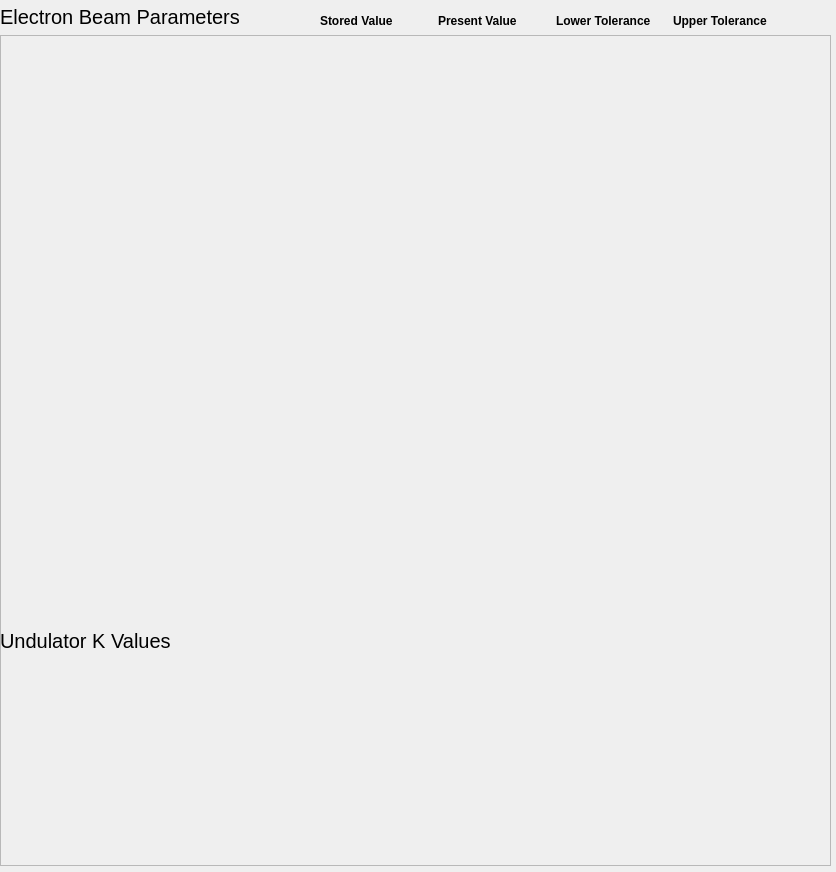
<?xml version="1.0" encoding="UTF-8"?>
<ui version="4.0">
 <class>Form</class>
 <widget class="QWidget" name="Form">
  <property name="geometry">
   <rect>
    <x>0</x>
    <y>0</y>
    <width>836</width>
    <height>872</height>
   </rect>
  </property>
  <property name="windowTitle">
   <string>Form</string>
  </property>
  <widget class="QFrame" name="frame">
   <property name="geometry">
    <rect>
     <x>0</x>
     <y>35</y>
     <width>831</width>
     <height>831</height>
    </rect>
   </property>
   <property name="frameShape">
    <enum>QFrame::StyledPanel</enum>
   </property>
   <property name="frameShadow">
    <enum>QFrame::Raised</enum>
   </property>
   <widget class="PyDMDrawingRectangle" name="PyDMDrawingRectangle_1">
    <property name="geometry">
     <rect>
      <x>0</x>
      <y>-1</y>
      <width>831</width>
      <height>590</height>
     </rect>
    </property>
    <property name="alarmSensitiveContent" stdset="0">
     <bool>false</bool>
    </property>
    <property name="alarmSensitiveBorder" stdset="0">
     <bool>false</bool>
    </property>
    <property name="brush" stdset="0">
     <brush brushstyle="SolidPattern">
      <color alpha="255">
       <red>244</red>
       <green>218</green>
       <blue>168</blue>
      </color>
     </brush>
    </property>
    <property name="penStyle" stdset="0">
     <enum>Qt::SolidLine</enum>
    </property>
    <property name="penColor" stdset="0">
     <color>
      <red>90</red>
      <green>90</green>
      <blue>90</blue>
     </color>
    </property>
    <property name="penWidth" stdset="0">
     <double>2.000000000000000</double>
    </property>
   </widget>
   <widget class="QLabel" name="label_9">
    <property name="geometry">
     <rect>
      <x>0</x>
      <y>590</y>
      <width>391</width>
      <height>31</height>
     </rect>
    </property>
    <property name="font">
     <font>
      <pointsize>15</pointsize>
     </font>
    </property>
    <property name="autoFillBackground">
     <bool>false</bool>
    </property>
    <property name="styleSheet">
     <string notr="true">background:transparent
bold</string>
    </property>
    <property name="frameShadow">
     <enum>QFrame::Plain</enum>
    </property>
    <property name="text">
     <string>Undulator K Values</string>
    </property>
   </widget>
   <widget class="PyDMDrawingRectangle" name="PyDMDrawingRectangle_2">
    <property name="geometry">
     <rect>
      <x>0</x>
      <y>620</y>
      <width>831</width>
      <height>211</height>
     </rect>
    </property>
    <property name="alarmSensitiveContent" stdset="0">
     <bool>false</bool>
    </property>
    <property name="alarmSensitiveBorder" stdset="0">
     <bool>false</bool>
    </property>
    <property name="brush" stdset="0">
     <brush brushstyle="SolidPattern">
      <color alpha="255">
       <red>175</red>
       <green>217</green>
       <blue>248</blue>
      </color>
     </brush>
    </property>
    <property name="penStyle" stdset="0">
     <enum>Qt::SolidLine</enum>
    </property>
    <property name="penColor" stdset="0">
     <color>
      <red>90</red>
      <green>90</green>
      <blue>90</blue>
     </color>
    </property>
    <property name="penWidth" stdset="0">
     <double>2.000000000000000</double>
    </property>
   </widget>
   <widget class="PyDMTemplateRepeater" name="PyDMTemplateRepeater_2">
    <property name="geometry">
     <rect>
      <x>0</x>
      <y>620</y>
      <width>821</width>
      <height>211</height>
     </rect>
    </property>
    <property name="toolTip">
     <string/>
    </property>
    <property name="styleSheet">
     <string notr="true">background:transparent
</string>
    </property>
    <property name="layoutType" stdset="0">
     <enum>PyDMTemplateRepeater::Vertical</enum>
    </property>
    <property name="layoutSpacing" stdset="0">
     <number>0</number>
    </property>
    <property name="countShownInDesigner" stdset="0">
     <number>9</number>
    </property>
    <property name="templateFilename" stdset="0">
     <string>/u/cd/pnispero/guardian/guardian/displays/FELmonitor_template.py</string>
    </property>
    <property name="dataSource" stdset="0">
     <string>/u/cd/pnispero/guardian/guardian/displays/FELmonitor_nc_und_parameters.json</string>
    </property>
   </widget>
   <widget class="QScrollArea" name="scrollArea">
    <property name="geometry">
     <rect>
      <x>0</x>
      <y>0</y>
      <width>831</width>
      <height>581</height>
     </rect>
    </property>
    <property name="styleSheet">
     <string notr="true">background-color:transparent;</string>
    </property>
    <property name="horizontalScrollBarPolicy">
     <enum>Qt::ScrollBarAlwaysOff</enum>
    </property>
    <property name="sizeAdjustPolicy">
     <enum>QAbstractScrollArea::AdjustToContents</enum>
    </property>
    <property name="widgetResizable">
     <bool>true</bool>
    </property>
    <widget class="QWidget" name="scrollAreaWidgetContents">
     <property name="geometry">
      <rect>
       <x>0</x>
       <y>0</y>
       <width>829</width>
       <height>579</height>
      </rect>
     </property>
     <layout class="QVBoxLayout" name="verticalLayout">
      <property name="leftMargin">
       <number>3</number>
      </property>
      <property name="topMargin">
       <number>3</number>
      </property>
      <property name="rightMargin">
       <number>3</number>
      </property>
      <property name="bottomMargin">
       <number>3</number>
      </property>
      <item>
       <widget class="PyDMTemplateRepeater" name="PyDMTemplateRepeater_3">
        <property name="enabled">
         <bool>true</bool>
        </property>
        <property name="sizePolicy">
         <sizepolicy hsizetype="Preferred" vsizetype="Preferred">
          <horstretch>0</horstretch>
          <verstretch>0</verstretch>
         </sizepolicy>
        </property>
        <property name="toolTip">
         <string/>
        </property>
        <property name="styleSheet">
         <string notr="true">background:transparent
</string>
        </property>
        <property name="layoutType" stdset="0">
         <enum>PyDMTemplateRepeater::Vertical</enum>
        </property>
        <property name="layoutSpacing" stdset="0">
         <number>0</number>
        </property>
        <property name="countShownInDesigner" stdset="0">
         <number>30</number>
        </property>
        <property name="templateFilename" stdset="0">
         <string>/u/cd/pnispero/guardian/guardian/displays/FELmonitor_template.py</string>
        </property>
        <property name="dataSource" stdset="0">
         <string>/u/cd/pnispero/guardian/guardian/displays/FELmonitor_nc_parameters.json</string>
        </property>
       </widget>
      </item>
     </layout>
    </widget>
   </widget>
   <zorder>PyDMDrawingRectangle_1</zorder>
   <zorder>PyDMDrawingRectangle_2</zorder>
   <zorder>label_9</zorder>
   <zorder>PyDMTemplateRepeater_2</zorder>
   <zorder>scrollArea</zorder>
  </widget>
  <widget class="QWidget" name="horizontalLayoutWidget">
   <property name="geometry">
    <rect>
     <x>320</x>
     <y>10</y>
     <width>463</width>
     <height>21</height>
    </rect>
   </property>
   <layout class="QHBoxLayout" name="horizontalLayout">
    <property name="spacing">
     <number>8</number>
    </property>
    <item>
     <widget class="QLabel" name="label_6">
      <property name="font">
       <font>
        <pointsize>9</pointsize>
        <weight>75</weight>
        <bold>true</bold>
       </font>
      </property>
      <property name="text">
       <string>Stored Value</string>
      </property>
     </widget>
    </item>
    <item>
     <widget class="QLabel" name="label_7">
      <property name="font">
       <font>
        <pointsize>9</pointsize>
        <weight>75</weight>
        <bold>true</bold>
       </font>
      </property>
      <property name="text">
       <string>Present Value</string>
      </property>
     </widget>
    </item>
    <item>
     <widget class="QLabel" name="label_10">
      <property name="font">
       <font>
        <pointsize>9</pointsize>
        <weight>75</weight>
        <bold>true</bold>
       </font>
      </property>
      <property name="text">
       <string>Lower Tolerance</string>
      </property>
     </widget>
    </item>
    <item>
     <widget class="QLabel" name="label_11">
      <property name="font">
       <font>
        <pointsize>9</pointsize>
        <weight>75</weight>
        <bold>true</bold>
       </font>
      </property>
      <property name="text">
       <string>Upper Tolerance</string>
      </property>
     </widget>
    </item>
   </layout>
  </widget>
  <widget class="QLabel" name="label_8">
   <property name="geometry">
    <rect>
     <x>0</x>
     <y>-10</y>
     <width>361</width>
     <height>54</height>
    </rect>
   </property>
   <property name="font">
    <font>
     <pointsize>15</pointsize>
    </font>
   </property>
   <property name="autoFillBackground">
    <bool>false</bool>
   </property>
   <property name="styleSheet">
    <string notr="true">background:transparent
bold</string>
   </property>
   <property name="frameShadow">
    <enum>QFrame::Plain</enum>
   </property>
   <property name="text">
    <string>Electron Beam Parameters</string>
   </property>
  </widget>
 </widget>
 <customwidgets>
  <customwidget>
   <class>PyDMDrawingRectangle</class>
   <extends>QWidget</extends>
   <header>pydm.widgets.drawing</header>
  </customwidget>
  <customwidget>
   <class>PyDMTemplateRepeater</class>
   <extends>QFrame</extends>
   <header>pydm.widgets.template_repeater</header>
  </customwidget>
 </customwidgets>
 <resources/>
 <connections/>
</ui>
